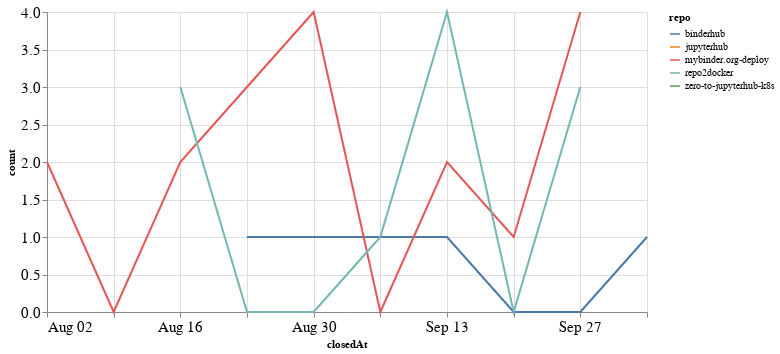

The notebook cell this image was saved under:
### Code cell
closed_by_time = closed_by.groupby('repo').resample('W', on='closedAt').count()['author'].reset_index()
closed_by_time = closed_by_time.rename(columns={'author': 'count'})

alt.Chart(closed_by_time, width=600).mark_line().encode(
    x='closedAt',
    y='count',
    color='repo',
    tooltip="repo"
)

### Figure 1 — Vega-Lite specification as saved in the notebook (floating-point values rounded to 4 significant figures)
{"config": {"axisLeft": {"labelFontSize": 15}, "axisBottom": {"labelFontSize": 15}}, "data": {"name": "data-4653082e6601b04813bd3e4983d457cb"}, "mark": "line", "encoding": {"color": {"type": "nominal", "field": "repo"}, "tooltip": {"type": "nominal", "field": "repo"}, "x": {"type": "temporal", "field": "closedAt"}, "y": {"type": "quantitative", "field": "count"}}, "width": 600, "$schema": "https://vega.github.io/schema/vega-lite/v4.8.1.json", "datasets": {"data-4653082e6601b04813bd3e4983d457cb": [{"repo": "binderhub", "closedAt": "2020-08-23T00:00:00", "count": 1}, {"repo": "binderhub", "closedAt": "2020-08-30T00:00:00", "count": 1}, {"repo": "binderhub", "closedAt": "2020-09-06T00:00:00", "count": 1}, {"repo": "binderhub", "closedAt": "2020-09-13T00:00:00", "count": 1}, {"repo": "binderhub", "closedAt": "2020-09-20T00:00:00", "count": 0}, {"repo": "binderhub", "closedAt": "2020-09-27T00:00:00", "count": 0}, {"repo": "binderhub", "closedAt": "2020-10-04T00:00:00", "count": 1}, {"repo": "jupyterhub", "closedAt": "2020-08-16T00:00:00", "count": 1}, {"repo": "mybinder.org-deploy", "closedAt": "2020-08-02T00:00:00", "count": 2}, {"repo": "mybinder.org-deploy", "closedAt": "2020-08-09T00:00:00", "count": 0}, {"repo": "mybinder.org-deploy", "closedAt": "2020-08-16T00:00:00", "count": 2}, {"repo": "mybinder.org-deploy", "closedAt": "2020-08-23T00:00:00", "count": 3}, {"repo": "mybinder.org-deploy", "closedAt": "2020-08-30T00:00:00", "count": 4}, {"repo": "mybinder.org-deploy", "closedAt": "2020-09-06T00:00:00", "count": 0}, {"repo": "mybinder.org-deploy", "closedAt": "2020-09-13T00:00:00", "count": 2}, {"repo": "mybinder.org-deploy", "closedAt": "2020-09-20T00:00:00", "count": 1}, {"repo": "mybinder.org-deploy", "closedAt": "2020-09-27T00:00:00", "count": 4}, {"repo": "repo2docker", "closedAt": "2020-08-16T00:00:00", "count": 3}, {"repo": "repo2docker", "closedAt": "2020-08-23T00:00:00", "count": 0}, {"repo": "repo2docker", "closedAt": "2020-08-30T00:00:00", "count": 0}, {"repo": "repo2docker", "closedAt": "2020-09-06T00:00:00", "count": 1}, {"repo": "repo2docker", "closedAt": "2020-09-13T00:00:00", "count": 4}, {"repo": "repo2docker", "closedAt": "2020-09-20T00:00:00", "count": 0}, {"repo": "repo2docker", "closedAt": "2020-09-27T00:00:00", "count": 3}, {"repo": "zero-to-jupyterhub-k8s", "closedAt": "2020-08-16T00:00:00", "count": 1}]}}
